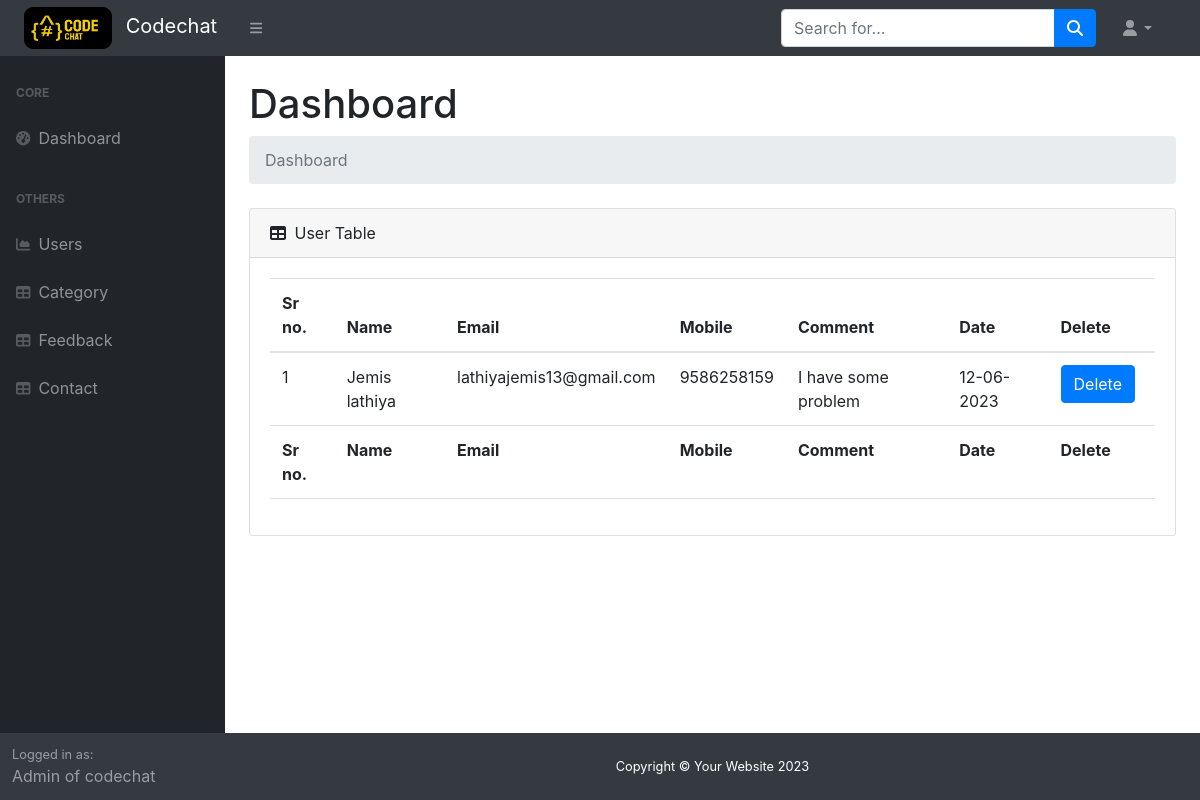
The page /admin/contact.php (signed in) on the database its author committed.
### tables this page shows
CREATE TABLE `contacts` (
  `contact_id` int(40) NOT NULL,
  `contact_name` varchar(70) NOT NULL,
  `contact_email` varchar(90) NOT NULL,
  `contact_mobile` varchar(10) NOT NULL,
  `contact_comment` text NOT NULL,
  `contact_date` varchar(70) NOT NULL,
  `contact_no` int(50) NOT NULL
);

### admin/contact.php (the view, shortened to what this page needs)
<?php
include '_dbconnect.php';
?>
<?php
if ($_SESSION['adminlogin']==true) {
echo'
<!DOCTYPE html>
<html lang="en">
<head>
    <link href="https://cdn.jsdelivr.net/npm/simple-datatables@7.1.2/dist/style.min.css" rel="stylesheet" />
    <link href="css/styles.css" rel="stylesheet" />
    <link rel="stylesheet" href="https://cdn.jsdelivr.net/npm/bootstrap@4.6.0/dist/css/bootstrap.min.css"
>
    <link rel="stylesheet" href="https://stackpath.bootstrapcdn.com/bootstrap/4.4.0/css/bootstrap.min.css">
    <link rel="stylesheet" href="https://cdnjs.cloudflare.com/ajax/libs/rateYo/2.3.2/jquery.rateyo.min.css">
    <link rel="stylesheet" href="https://cdn.jsdelivr.net/npm/sweetalert2@11.0.19/dist/sweetalert2.min.css">
</head>
<body class="sb-nav-fixed">
    <nav class="sb-topnav navbar navbar-expand navbar-dark bg-dark">
        <a class="navbar-brand" href="/forrum/first.php">
            <img src="../img/logo3.png" alt=""> Codechat
        </a>
        <button class="btn btn-link btn-sm order-1 order-lg-0 me-4 me-lg-0" id="sidebarToggle" href="#!"><i
                class="fas fa-bars"></i></button>
        <form class="d-none d-md-inline-block form-inline ms-auto me-0 me-md-3 my-2 my-md-0">
            <div class="input-group">
                <input class="form-control" type="text" placeholder="Search for..." aria-label="Search for..."
                    aria-describedby="btnNavbarSearch" />
                <button class="btn btn-primary" id="btnNavbarSearch" type="button"><i
                        class="fas fa-search"></i></button>
            </div>
        </form>
        <ul class="navbar-nav ms-auto ms-md-0 me-3 me-lg-4">
            <li class="nav-item dropdown">
                <a class="nav-link dropdown-toggle" id="navbarDropdown" href="#" role="button" data-bs-toggle="dropdown"
                    aria-expanded="false"><i class="fas fa-user fa-fw"></i></a>
            </li>
        </ul>
    </nav>
    <div id="layoutSidenav">
        <div id="layoutSidenav_nav">
            <nav class="sb-sidenav accordion sb-sidenav-dark" id="sidenavAccordion">
                <div class="sb-sidenav-menu">
                    <div class="nav">
                        <div class="sb-sidenav-menu-heading">Core</div>
                        <a class="nav-link" href="first.php">
                            <div class="sb-nav-link-icon"><i class="fas fa-tachometer-alt"></i></div>
                            Dashboard
                        </a>
                        <div class="sb-sidenav-menu-heading">Others</div>
                        <a class="nav-link" href="users.php">
                            <div class="sb-nav-link-icon"><i class="fas fa-chart-area"></i></div>
                            Users
                        </a>
                        <a class="nav-link" href="category.php">
                            <div class="sb-nav-link-icon"><i class="fas fa-table"></i></div>
                            Category
                        </a>
                        <a class="nav-link" href="feedback.php">
                            <div class="sb-nav-link-icon"><i class="fas fa-table"></i></div>
                            Feedback
                        </a>
                        <a class="nav-link" href="contact.php">
                            <div class="sb-nav-link-icon"><i class="fas fa-table"></i></div>
                            Contact
                        </a>
                    </div>
                </div>
                <div class="sb-sidenav-footer">
                    <div class="small">Logged in as:</div>
                    Admin of codechat
                </div>
            </nav>
        </div>
        <div id="layoutSidenav_content">
            <main>
                <div class="container-fluid px-4">
                    <h1 class="mt-4">Dashboard</h1>
                    <ol class="breadcrumb mb-4">
                        <li class="breadcrumb-item active">Dashboard</li>
                    </ol>
                    <!-- <div class="row">
                        <div class="col-xl-3 col-md-6">
                            <div class="card bg-primary text-white mb-4">
                                <div class="card-body">Primary Card</div>
                                <div class="card-footer d-flex align-items-center justify-content-between">
                                    <a class="small text-white stretched-link" href="#">View Details</a>
                                    <div class="small text-white"><i class="fas fa-angle-right"></i></div>
                                </div>
                            </div>
                        </div>
                        <div class="col-xl-3 col-md-6">
                            <div class="card bg-warning text-white mb-4">
                                <div class="card-body">Warning Card</div>
                                <div class="card-footer d-flex align-items-center justify-content-between">
                                    <a class="small text-white stretched-link" href="#">View Details</a>
                                    <div class="small text-white"><i class="fas fa-angle-right"></i></div>
                                </div>
                            </div>
                        </div>
                        <div class="col-xl-3 col-md-6">
                            <div class="card bg-success text-white mb-4">
                                <div class="card-body">Success Card</div>
                                <div class="card-footer d-flex align-items-center justify-content-between">
                                    <a class="small text-white stretched-link" href="#">View Details</a>
                                    <div class="small text-white"><i class="fas fa-angle-right"></i></div>
                                </div>
                            </div>
                        </div>
                        <div class="col-xl-3 col-md-6">
                            <div class="card bg-danger text-white mb-4">
                                <div class="card-body">Danger Card</div>
                                <div class="card-footer d-flex align-items-center justify-content-between">
                                    <a class="small text-white stretched-link" href="#">View Details</a>
                                    <div class="small text-white"><i class="fas fa-angle-right"></i></div>
                                </div>
                            </div>
                        </div>
                    </div> -->';
                        $sql="SELECT * FROM `contacts`";
                        $result = mysqli_query($conn, $sql);
                    echo'
                    <div class="card mb-4">
                        <div class="card-header">
                            <i class="fas fa-table me-1"></i>
                            User Table
                        </div>
                        <div class="card-body">
                            <table id="datatablesSimple" class="table">
                                <thead>
                                    <tr>
                                        <th>Sr no.</th>
                                        <th>Name</th>
                                        <th>Email</th>
                                        <th>Mobile</th>
                                        <th>Comment</th>
                                        <th>Date</th>
                                        <th>Delete</th>
                                    </tr>
                                </thead>
                                <tfoot>
                                    <tr>
                                        <th>Sr no.</th>
                                        <th>Name</th>
                                        <th>Email</th>
                                        <th>Mobile</th>
                                        <th>Comment</th>
                                        <th>Date</th>
                                        <th>Delete</th>
                                    </tr>
                                </tfoot>
                                <tbody>';
                                    $conatactcount=1;
                                    while ($row= mysqli_fetch_assoc($result)) {
                                        $contact_id= $row['contact_id'];
                                        $contact_name= $row['contact_name'];
                                        $contact_email= $row['contact_email'];
                                        $contact_mobile= $row['contact_mobile'];
                                        $contact_comment= $row['contact_comment'];
                                        $contact_date= $row['contact_date'];
                                        echo'
                                        <tr>
                                        <td>'.$conatactcount.'</td>
                                        <td>'.$contact_name.'</td>
                                        <td>'.$contact_email.'</td>
                                        <td>'.$contact_mobile.'</td>
                                        <td>'.$contact_comment.'</td>
                                        <td>'.$contact_date.'</td>
                                        <td><div class="deletebutton">
                                            <a type="button" href="contact.php?$contdid='.$contact_id.'" class="btn btn-primary my-2 my-sm-0 mr-sm-2 edit">
                                            Delete
                                            </a>
                                          </div></td>';
                                        $conatactcount++;
                                    }
                                echo'
                                </tbody>
                            </table>
                        </div>
                    </div>
                </div>
            </main>
            <footer class="py-4 bg-dark mt-auto">
                <div class="container-fluid px-4">
                    <div class="d-flex align-items-center justify-content-center small">
                        <div style="color: white;">Copyright &copy; Your Website 2023</div>
                    </div>
                </div>
            </footer>
        </div>
    </div>';
    echo'
    <script src="https://cdn.jsdelivr.net/npm/bootstrap@5.2.3/dist/js/bootstrap.bundle.min.js"
></script>
    <script src="js/scripts.js"></script>
    <script src="https://cdnjs.cloudflare.com/ajax/libs/Chart.js/2.8.0/Chart.min.js"></script>
    <script src="assets/demo/chart-area-demo.js"></script>
    <script src="assets/demo/chart-bar-demo.js"></script>
    <script src="https://cdn.jsdelivr.net/npm/simple-datatables@7.1.2/dist/umd/simple-datatables.min.js"
></script>
    <script src="js/datatables-simple-demo.js"></script>
    <script src="https://code.jquery.com/jquery-3.5.1.slim.min.js"
></script>
    <script src="https://cdn.jsdelivr.net/npm/bootstrap@4.6.0/dist/js/bootstrap.bundle.min.js"
></script>
      <script src="https://cdnjs.cloudflare.com/ajax/libs/jquery/3.3.1/jquery.min.js"></script>
</body>
</html>';
}
else {
    header("Location: /forrum/admin/index.php");
}
?>

### admin/contact.php (style rules this page uses)
.navbar a img { height: 42px; width: 88px; border-radius: 9px; margin: 2px 8px; }

### rows shown on the page
contacts: contact_name "Jemis lathiya", contact_email "lathiyajemis13@gmail.com", contact_mobile "9586258159", contact_comment "I have some problem", contact_date "12-06-2023"
